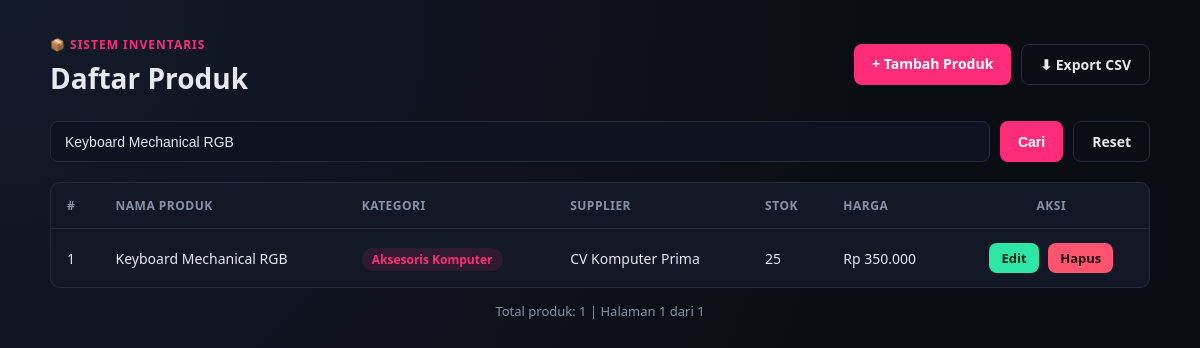
Screenshot of /index.php?cari=Keyboard Mechanical RGB with the database file from the repository.
### tables this page shows
CREATE TABLE IF NOT EXISTS produk (
    id_produk INT AUTO_INCREMENT PRIMARY KEY,
    nama_produk VARCHAR(150) NOT NULL,
    id_kategori INT NOT NULL,
    id_supplier INT NOT NULL,
    stok INT NOT NULL DEFAULT 0,
    harga DECIMAL(12,2) NOT NULL DEFAULT 0,
    created_at TIMESTAMP DEFAULT CURRENT_TIMESTAMP,
    updated_at TIMESTAMP DEFAULT CURRENT_TIMESTAMP ON UPDATE CURRENT_TIMESTAMP,
    CONSTRAINT fk_produk_kategori FOREIGN KEY (id_kategori)
        REFERENCES kategori(id_kategori) ON DELETE RESTRICT ON UPDATE CASCADE,
    CONSTRAINT fk_produk_supplier FOREIGN KEY (id_supplier)
        REFERENCES supplier(id_supplier) ON DELETE RESTRICT ON UPDATE CASCADE
);

CREATE TABLE IF NOT EXISTS kategori (
    id_kategori INT AUTO_INCREMENT PRIMARY KEY,
    nama_kategori VARCHAR(100) NOT NULL,
    created_at TIMESTAMP DEFAULT CURRENT_TIMESTAMP
);

CREATE TABLE IF NOT EXISTS supplier (
    id_supplier INT AUTO_INCREMENT PRIMARY KEY,
    nama_supplier VARCHAR(150) NOT NULL,
    kontak VARCHAR(50) NOT NULL,
    alamat VARCHAR(255) DEFAULT NULL,
    created_at TIMESTAMP DEFAULT CURRENT_TIMESTAMP
);

### includes/functions.php (called while the page is built, shortened)
<?php
function h(?string $string): string
{
    return htmlspecialchars($string ?? '', ENT_QUOTES, 'UTF-8');
}
function rupiah($angka): string
{
    return 'Rp ' . number_format((float) $angka, 0, ',', '.');
}

### index.php (the view, shortened to what this page needs)
<?php
require_once __DIR__ . '/includes/functions.php';
$pdo = Database::getInstance()->getConnection();
$keyword = trim($_GET['cari'] ?? '');
$perPage    = 5;
$page       = max(1, (int) ($_GET['page'] ?? 1));
$offset     = ($page - 1) * $perPage;
if ($keyword !== '') {
    $countStmt = $pdo->prepare("SELECT COUNT(*) FROM produk WHERE nama_produk LIKE :kw");
    $countStmt->execute([':kw' => "%$keyword%"]);
} else {
    $countStmt = $pdo->query("SELECT COUNT(*) FROM produk");
}
$totalData  = (int) $countStmt->fetchColumn();
$totalPages = (int) ceil($totalData / $perPage);
$sql = "SELECT p.id_produk, p.nama_produk, p.stok, p.harga,
               k.nama_kategori, s.nama_supplier
        FROM produk p
        JOIN kategori k ON p.id_kategori = k.id_kategori
        JOIN supplier s ON p.id_supplier = s.id_supplier";
if ($keyword !== '') {
    $sql .= " WHERE p.nama_produk LIKE :kw";
}
$sql .= " ORDER BY p.id_produk DESC LIMIT :limit OFFSET :offset";
$stmt = $pdo->prepare($sql);
if ($keyword !== '') {
    $stmt->bindValue(':kw', "%$keyword%", PDO::PARAM_STR);
}
$stmt->bindValue(':limit', $perPage, PDO::PARAM_INT);
$stmt->bindValue(':offset', $offset, PDO::PARAM_INT);
$stmt->execute();
$produkList = $stmt->fetchAll();
?>
<!DOCTYPE html>
<html lang="id">
<head>
<link rel="stylesheet" href="assets/style.css">
</head>
<body>
<div class="container">
    <header class="page-header">
        <div>
            <span class="badge">📦 Sistem Inventaris</span>
            <h1>Daftar Produk</h1>
        </div>
        <div class="header-actions">
            <a href="create.php" class="btn btn-primary">+ Tambah Produk</a>
            <a href="process/export.php<?= $keyword !== '' ? '?cari=' . urlencode($keyword) : '' ?>" class="btn btn-outline">⬇ Export CSV</a>
        </div>
    </header>
    <form action="index.php" method="GET" class="search-bar">
        <input type="text" name="cari" placeholder="Cari nama produk..." value="<?= h($keyword) ?>">
        <button type="submit" class="btn btn-primary">Cari</button>
        <?php if ($keyword !== ''): ?>
            <a href="index.php" class="btn btn-outline">Reset</a>
        <?php endif; ?>
    </form>
    <div class="table-wrapper">
        <table>
            <thead>
                <tr>
                    <th>#</th>
                    <th>Nama Produk</th>
                    <th>Kategori</th>
                    <th>Supplier</th>
                    <th>Stok</th>
                    <th>Harga</th>
                    <th class="text-center">Aksi</th>
                </tr>
            </thead>
            <tbody>
                <?php if (empty($produkList)): ?>
                    <tr>
                        <td colspan="7" class="text-center empty-state">Tidak ada data produk ditemukan.</td>
                    </tr>
                <?php else: ?>
                    <?php $no = $offset + 1; ?>
                    <?php foreach ($produkList as $row): ?>
                        <tr>
                            <td><?= $no++ ?></td>
                            <td><?= h($row['nama_produk']) ?></td>
                            <td><span class="pill"><?= h($row['nama_kategori']) ?></span></td>
                            <td><?= h($row['nama_supplier']) ?></td>
                            <td class="<?= (int)$row['stok'] <= 10 ? 'stok-rendah' : '' ?>"><?= (int) $row['stok'] ?></td>
                            <td><?= rupiah($row['harga']) ?></td>
                            <td class="text-center action-cell">
                                <a href="update.php?id=<?= (int) $row['id_produk'] ?>" class="btn btn-small btn-edit">Edit</a>
                                <a href="delete.php?id=<?= (int) $row['id_produk'] ?>"
                                   class="btn btn-small btn-delete"
                                   onclick="return confirm('Yakin ingin menghapus produk &quot;<?= h(addslashes($row['nama_produk'])) ?>&quot;? Tindakan ini tidak bisa dibatalkan.');">
                                   Hapus
                                </a>
                            </td>
                        </tr>
                    <?php endforeach; ?>
                <?php endif; ?>
            </tbody>
        </table>
    </div>
    <p class="footnote">Total produk: <?= $totalData ?> | Halaman <?= $page ?> dari <?= max(1, $totalPages) ?></p>
</div>
</body>
</html>

### assets/style.css (style rules this page uses)
:root { --bg: #0a0e14; --bg-card: #121826; --border: #232b3d; --pink: #ff2d78; --green: #2ee6a6; --text: #e6e9f0; --text-muted: #8892a6; --danger: #ff5470; --radius: 10px; }
* { box-sizing: border-box; }
body { margin: 0; font-family: 'Segoe UI', Roboto, Arial, sans-serif; background: radial-gradient(circle at top left, #131a2a, var(--bg) 60%); color: var(--text); min-height: 100vh; padding: 32px 16px; }
.container { max-width: 1100px; margin: 0 auto; }
.page-header { display: flex; justify-content: space-between; align-items: center; flex-wrap: wrap; gap: 12px; margin-bottom: 24px; }
.badge { display: inline-block; color: var(--pink); font-weight: 700; letter-spacing: 1px; font-size: 12px; text-transform: uppercase; margin-bottom: 6px; }
.page-header h1 { margin: 0; font-size: 28px; }
.header-actions { display: flex; gap: 10px; }
.btn { display: inline-block; padding: 10px 18px; border-radius: 8px; text-decoration: none; font-weight: 600; font-size: 14px; cursor: pointer; border: none; transition: transform .12s ease, opacity .12s ease; }
.btn-primary { background: var(--pink); color: #fff; }
.btn-outline { background: transparent; color: var(--text); border: 1px solid var(--border); }
.btn-small { padding: 6px 12px; font-size: 13px; margin: 0 3px; }
.btn-edit { background: var(--green); color: #06281d; }
.btn-delete { background: var(--danger); color: #2b0410; }
.search-bar { display: flex; gap: 10px; margin-bottom: 20px; }
.search-bar input { flex: 1; padding: 10px 14px; border-radius: 8px; border: 1px solid var(--border); background: var(--bg-card); color: var(--text); font-size: 14px; }
.table-wrapper { background: var(--bg-card); border: 1px solid var(--border); border-radius: var(--radius); overflow-x: auto; }
table { width: 100%; border-collapse: collapse; min-width: 700px; }
thead th { text-align: left; padding: 14px 16px; font-size: 12px; text-transform: uppercase; letter-spacing: .5px; color: var(--text-muted); border-bottom: 1px solid var(--border); }
tbody td { padding: 14px 16px; border-bottom: 1px solid var(--border); font-size: 14px; }
tbody tr:last-child td { border-bottom: none; }
.pill { background: rgba(255,45,120,.12); color: var(--pink); padding: 3px 10px; border-radius: 20px; font-size: 12px; font-weight: 600; }
.text-center { text-align: center; }
.action-cell { white-space: nowrap; }
.footnote { text-align: center; color: var(--text-muted); font-size: 13px; margin-top: 14px; }
input[type="text"], input[type="number"], select { width: 100%; padding: 11px 14px; border-radius: 8px; border: 1px solid var(--border); background: #0d1320; color: var(--text); font-size: 14px; }

### rows the page displays
produk: nama_produk "Keyboard Mechanical RGB", id_kategori.nama_kategori "Aksesoris Komputer", id_supplier.nama_supplier "CV Komputer Prima", stok "25", harga "Rp 350.000"

### other values shown
$totalData "1"
$page "1"
max(1, $totalPages) "1"
